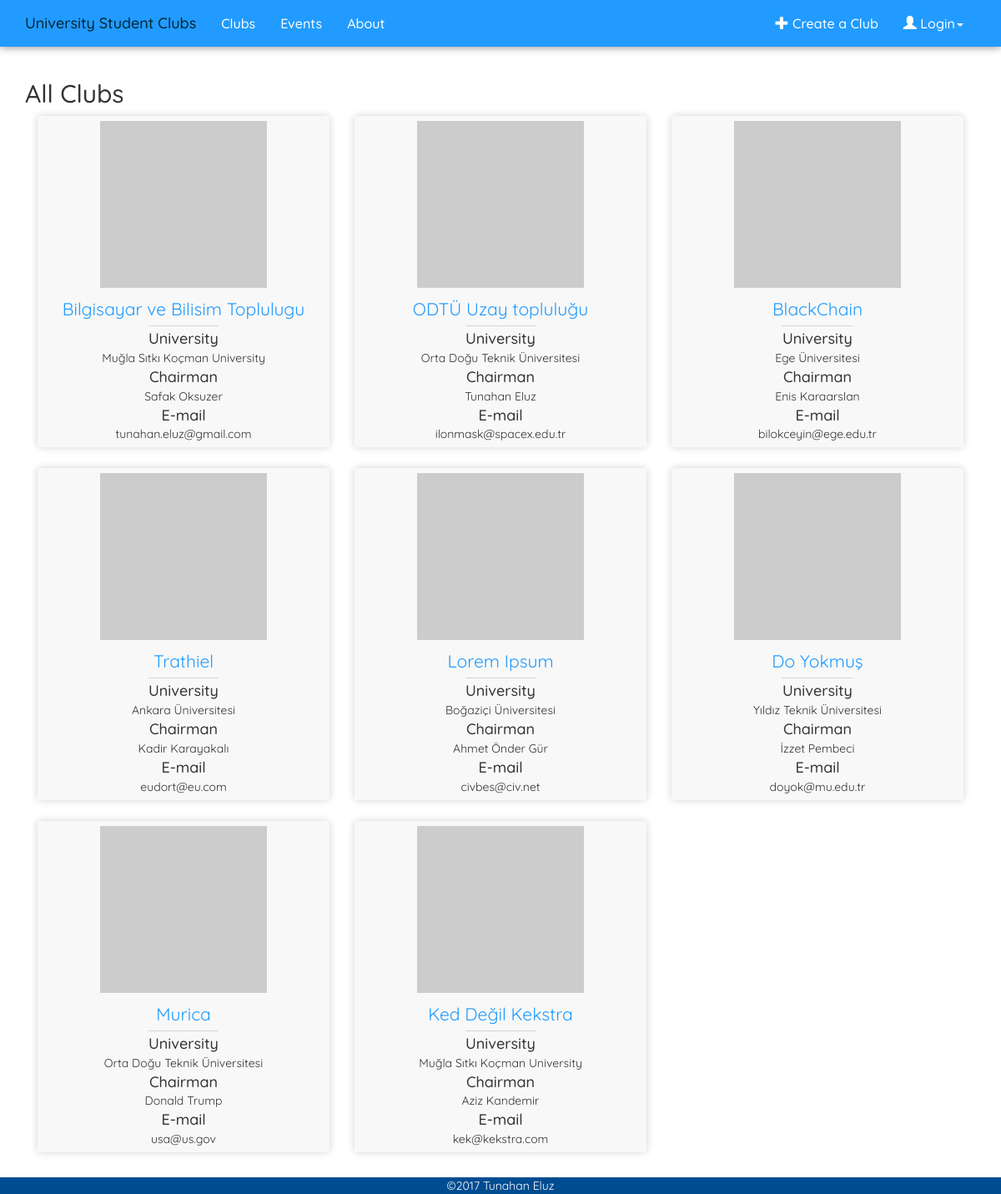
Page /s-clubs/ on the committed database.
### Sclubs/models.py (models this page shows, shortened)
class Club(models.Model):
    University = models.ForeignKey(University , on_delete=models.CASCADE)
    Chairman = models.CharField(max_length=50)
    Vice_Chairman = models.CharField(max_length=50)
    Genre = models.CharField(max_length=50)
    Club_email = models.CharField(max_length=100)
    Club_Logo = models.CharField(max_length=1000)
    Club_Name = models.CharField(max_length=200)

class University(models.Model):
    University_Name = models.CharField(max_length=150)
    def __str__(self):
        return self.University_Name

### Sclubs/views.py (the view)
def index(request):
    all_clubs = Club.objects.all()
    context = {'all_clubs': all_clubs,}
    return render(request, 'Sclubs/index.html', context)

### templates/Sclubs/index.html
{% extends "base.html" %}
{% block content %}
    {% if all_clubs %}
        <div class="container">
            <h2 >All Clubs</h2>
            {% for club in all_clubs %}
                <div class="col-md-4" style="margin-bottom: 25px;">
                    <div class="club-card">
                        <img class="club-logo" src="http://lorempixel.com/200/200/" alt="Logo">
                        <a class="club-name" href="{% url 'club_detail' club.id  %}">{{ club.Club_Name }}</a>
                        <span class="seperator"></span>
                        <h4>University</h4>
                        <span>{{ club.University }}</span>
                        <h4>Chairman</h4>
                        <span>{{ club.Chairman }}</span>
                        <h4>E-mail</h4>
                        <span>{{ club.Club_email }}</span>
                    </div>
                </div>
            {% endfor  %}
        </div>
    {% else %}
        <h2>There is no Club</h2>
    {% endif %}
{% endblock %}

### static/Sclubs/style.css (style rules this page uses)
html, body { font-family: 'Quicksand', serif; }
body { position: relative; min-height: 100vh; margin-bottom: -25px; padding-bottom: 25px; }
.seperator { display: block; width: 25%; background-color: lightgray; height: 1px; margin: 5px auto; }
.club-card { background-color: #f8f8f8; border-radius: 3px; box-shadow: 0px 0px 10px lightgray; padding: 6px; text-align: center; }
.club-card h4 { margin-top: 3px; margin-bottom: 3px; }
.club-name { color: #219bff; display: block; font-size: 1.5em; margin-top: 10px; }

### rows in the picture
Club: Club_Name "Bilgisayar ve Bilisim Toplulugu", University "Muğla Sıtkı Koçman University", Chairman "Safak Oksuzer", Club_email "tunahan.eluz@gmail.com"
Club: Club_Name "ODTÜ Uzay topluluğu", University "Orta Doğu Teknik Üniversitesi", Chairman "Tunahan Eluz", Club_email "ilonmask@spacex.edu.tr"
Club: Club_Name "BlackChain", University "Ege Üniversitesi", Chairman "Enis Karaarslan", Club_email "bilokceyin@ege.edu.tr"
Club: Club_Name "Trathiel", University "Ankara Üniversitesi", Chairman "Kadir Karayakalı", Club_email "eudort@eu.com"
Club: Club_Name "Lorem Ipsum", University "Boğaziçi Üniversitesi", Chairman "Ahmet Önder Gür", Club_email "civbes@civ.net"
Club: Club_Name "Do Yokmuş", University "Yıldız Teknik Üniversitesi", Chairman "İzzet Pembeci", Club_email "doyok@mu.edu.tr"
Club: Club_Name "Murica", University "Orta Doğu Teknik Üniversitesi", Chairman "Donald Trump", Club_email "usa@us.gov"
Club: Club_Name "Ked Değil Kekstra", University "Muğla Sıtkı Koçman University", Chairman "Aziz Kandemir", Club_email "kek@kekstra.com"
